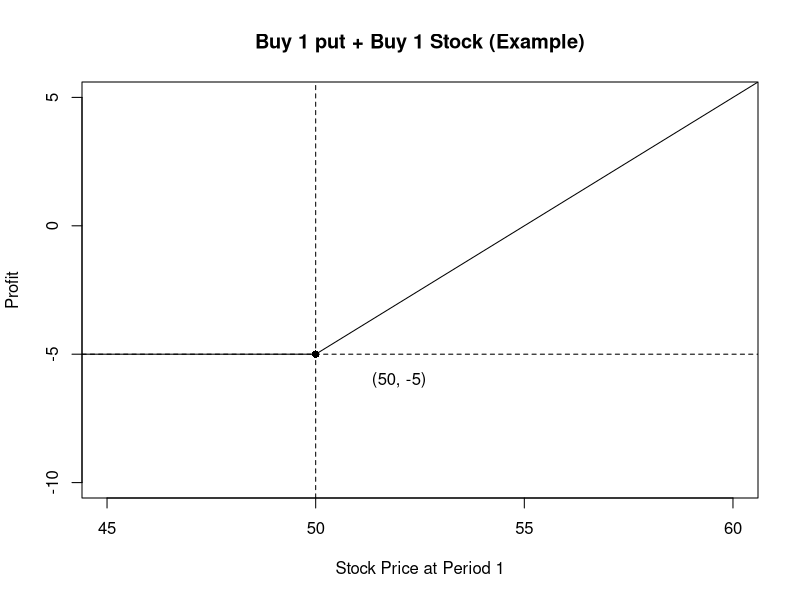
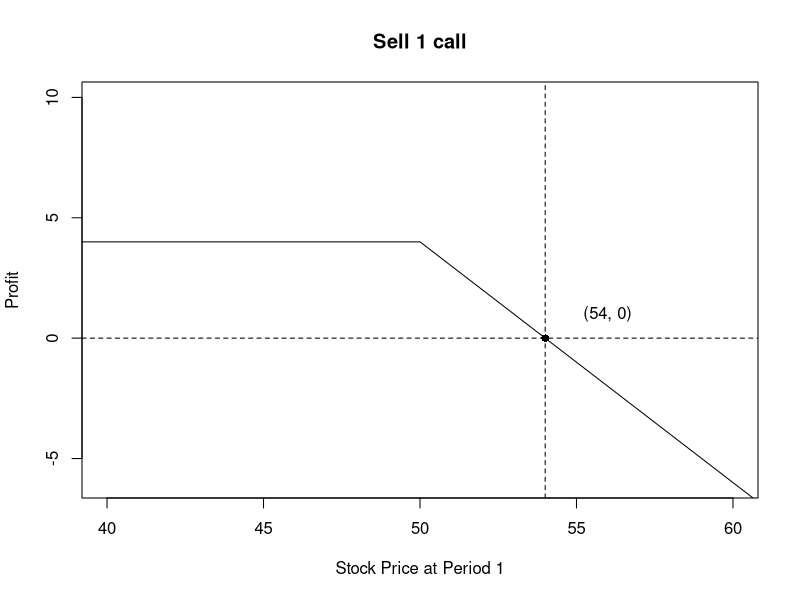
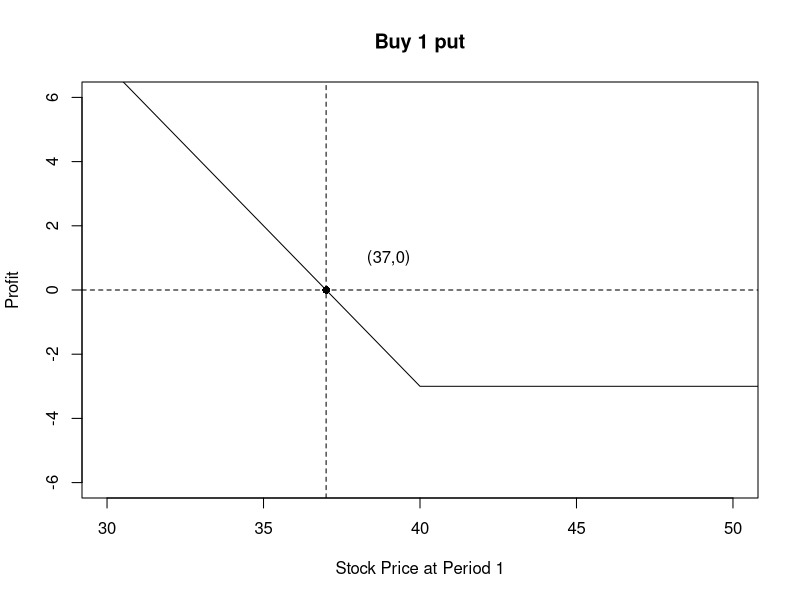
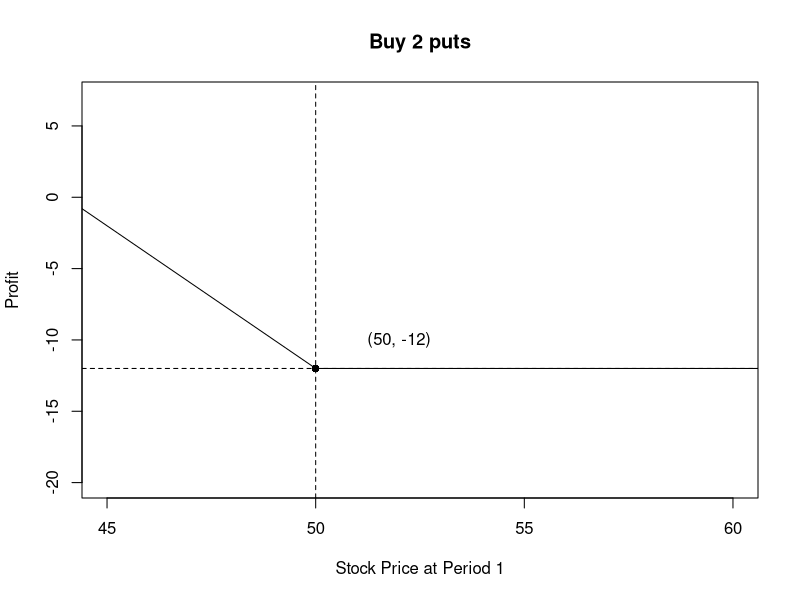
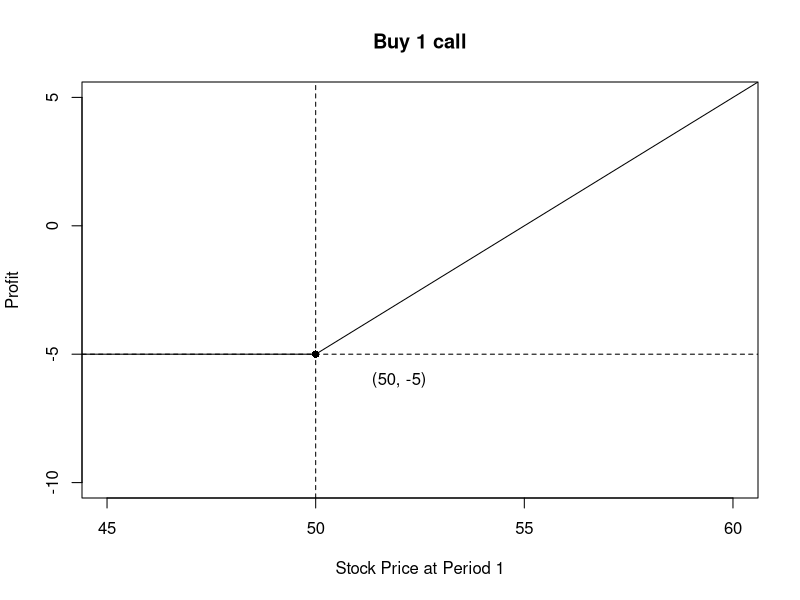
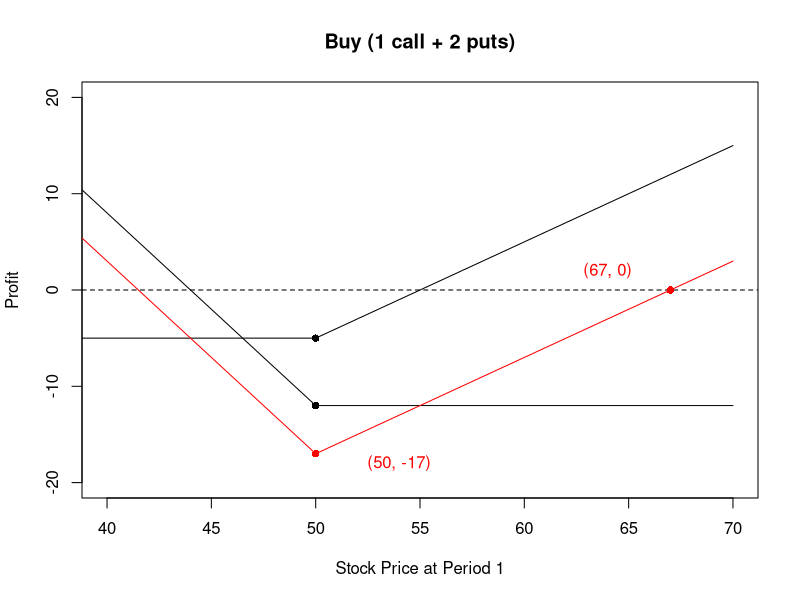
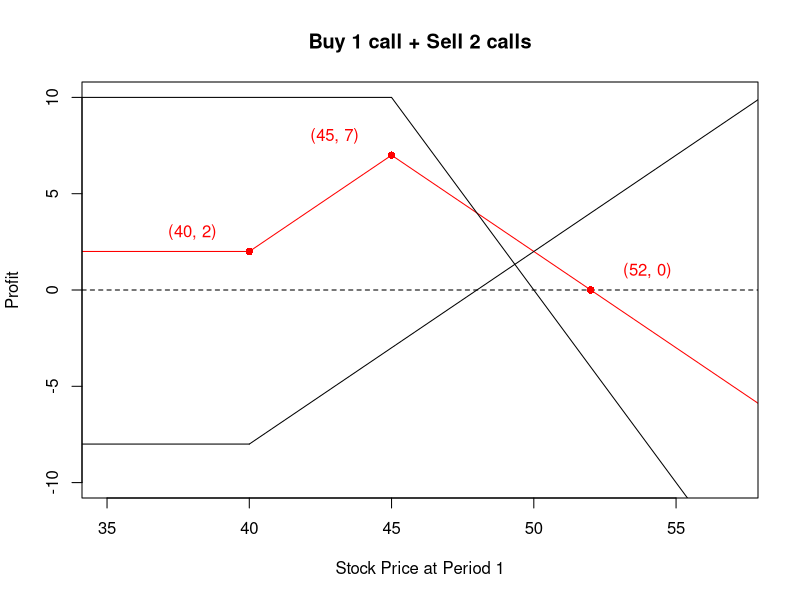
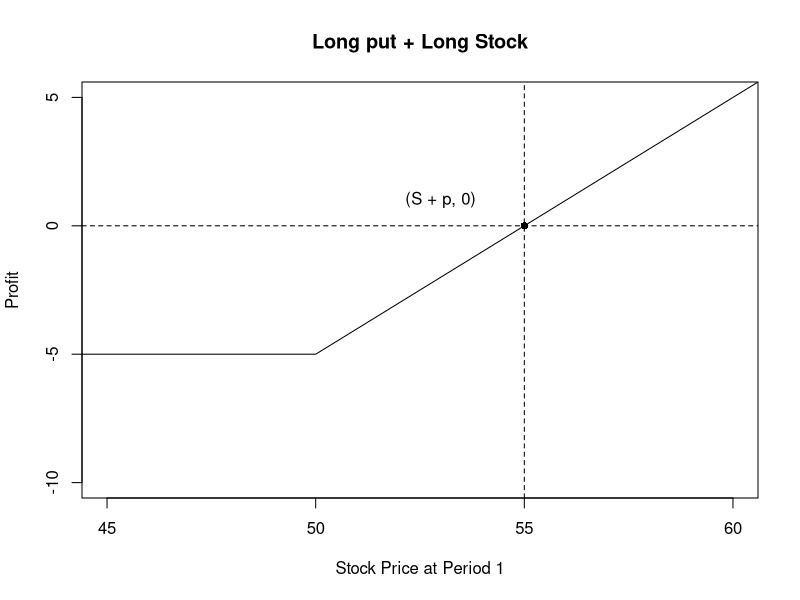

The R script that drew these images, in order:
## ---- chunk 1

x7_hw7 <- seq(30, 50)
y7_hw7 <- rep(-5, length(x7_hw7))

x8_hw7 <- seq(50, 70)
y8_hw7 <- -55 + x8_hw7

plot(c(x7_hw7, x8_hw7), c(y7_hw7, y8_hw7), type='l', xlim=c(45, 60), ylim=c(-10, 5), xlab='Stock Price at Period 1', ylab='Profit', main='Buy 1 put + Buy 1 Stock (Example)')
abline(v=50, lty='dashed') ; abline(h=-5, lty='dashed')
points(50,-5, pch=16) ; text(52,-6, '(50, -5)')

## ---- chunk 2

x_hw7 <- seq(30, 50)
y_hw7 <- rep(4,21)

x2_hw7 <- seq(50, 70)
y2_hw7 <- 54 - x2_hw7

plot(c(x_hw7,x2_hw7), c(y_hw7,y2_hw7), type='l', xlim=c(40, 60), ylim=c(-6, 10), xlab='Stock Price at Period 1', ylab='Profit', main='Sell 1 call')
abline(v=54, lty='dashed')
abline(h=0, lty='dashed')
points(54, 0, pch=16)
text(56, 1, '(54, 0)')

## ---- chunk 3

x3_hw7 <- seq(20, 40)
y3_hw7 <- 37 - x3_hw7

x4_hw7 <- seq(40, 60)
y4_hw7 <- rep(-3, length(x4_hw7))

plot(c(x3_hw7, x4_hw7), c(y3_hw7, y4_hw7), type='l', xlim=c(30, 50), ylim=c(-6,6), xlab='Stock Price at Period 1', ylab='Profit', main='Buy 1 put')
abline(v=37, lty='dashed')
abline(h=0, lty='dashed')
points(37,0,pch=16)
text(39,1, '(37,0)')

## ---- chunk 4

x6_hw7 <- seq(50, 70)
y6_hw7 <- rep(-12, length(x6_hw7))

x5_hw7 <- seq(30, 50)
y5_hw7 <- 88 - 2 * x5_hw7

plot(c(x5_hw7, x6_hw7), c(y5_hw7, y6_hw7), type='l', xlim=c(45, 60), ylim=c(-20, 7), xlab='Stock Price at Period 1', ylab='Profit', main='Buy 2 puts')
abline(v=50, lty='dashed')
abline(h=-12, lty='dashed')
points(50,-12,pch=16)
text(52,-10, '(50, -12)')

x7_hw7 <- seq(30, 50)
y7_hw7 <- rep(-5, length(x7_hw7))

x8_hw7 <- seq(50, 70)
y8_hw7 <- -55 + x8_hw7

plot(c(x7_hw7, x8_hw7), c(y7_hw7, y8_hw7), type='l', xlim=c(45, 60), ylim=c(-10, 5), xlab='Stock Price at Period 1', ylab='Profit', main='Buy 1 call')
abline(v=50, lty='dashed')
abline(h=-5, lty='dashed')
points(50,-5, pch=16)
text(52,-6, '(50, -5)')

plot(c(x7_hw7, x8_hw7), c(y7_hw7, y8_hw7), type='l', xlim=c(40, 70), ylim=c(-20, 20), xlab='Stock Price at Period 1', ylab='Profit', main='Buy (1 call + 2 puts)')
lines(c(x5_hw7, x6_hw7), c(y5_hw7, y6_hw7))
lines(c(x5_hw7, x6_hw7), c(y5_hw7 + y7_hw7, y6_hw7 + y8_hw7), col='red')
points(50, -5, pch=16)
points(50, -12, pch=16)
points(50, -17, pch=16, col='red')
abline(h=0, lty='dashed')
points(67, 0, pch=16, col='red')
text(54, -18, '(50, -17)', col='red')
text(64, 2, '(67, 0)', col='red')

## ---- chunk 5

x9_hw7 <- seq(20, 40)
y9_hw7 <- rep(2, length(x9_hw7))

x10_hw7 <- seq(40, 45)
y10_hw7 <- x10_hw7 - 38

x11_hw7 <- seq(45, 60)
y11_hw7 <- 52 - x11_hw7

x12_hw7 <- seq(20, 45)
y12_hw7 <- rep(10, length(x12_hw7))

x13_hw7 <- seq(45, 60)
y13_hw7 <- 100 - 2 * x13_hw7

x14_hw7 <- seq(20, 40)
y14_hw7 <- rep(-8, length(x14_hw7))

x15_hw7 <- seq(40, 60)
y15_hw7 <- x15_hw7 - 48

plot(c(x9_hw7, x10_hw7, x11_hw7), c(y9_hw7, y10_hw7, y11_hw7), type='l', col='red', xlim=c(35, 57), ylim=c(-10,10),
     xlab='Stock Price at Period 1', ylab='Profit', main='Buy 1 call + Sell 2 calls')
lines(x12_hw7, y12_hw7)
lines(x13_hw7, y13_hw7)
lines(x14_hw7, y14_hw7)
lines(x15_hw7, y15_hw7)
abline(h=0, lty='dashed')
points(40, 2, pch=16, col='red')
points(45, 7, pch=16, col='red')
points(52, 0, pch=16, col='red')
text(38, 3, '(40, 2)', col='red')
text(43, 8, '(45, 7)', col='red')
text(54, 1, '(52, 0)', col='red')

## ---- chunk 6

plot(c(x7_hw7, x8_hw7), c(y7_hw7, y8_hw7), type='l', xlim=c(45, 60), ylim=c(-10, 5), xlab='Stock Price at Period 1', ylab='Profit', main='Long put + Long Stock')
abline(v=55, lty='dashed')
abline(h=0, lty='dashed')
points(55,0, pch=16)
text(53,1, '(S + p, 0)')

## ---- chunk 7

plot(c(x_hw7,x2_hw7), c(y_hw7,y2_hw7), type='l', xlim=c(40, 60), ylim=c(-6, 10), xlab='Stock Price at Period 1', ylab='Profit', main='Short put + Short stock')
abline(v=54, lty='dashed')
abline(h=0, lty='dashed')
points(54, 0, pch=16)
text(57, 1, '(p + S, 0)')

## ---- chunk 8

plot(c(x_hw7,x2_hw7), c(y_hw7 - 8,y2_hw7 - 8), type='l', xlim=c(40, 60), ylim=c(-6, 2), xlab='Stock Price at Period 1', ylab='Profit', main='Long call + Short stock')
abline(v=50, lty='dashed') ; abline(h=0, lty='dashed') ; points(50, -4, pch=16) ; text(54, -3.5, '(E, - c + S - E)')

## ---- chunk 9

plot(c(x7_hw7, x8_hw7), c(y7_hw7, y8_hw7), type='l', xlim=c(45, 60), ylim=c(-10, 5), xlab='Stock Price at Period 1', ylab='Profit', main='Short call + Long Stock')
abline(v=55, lty='dashed')
abline(h=0, lty='dashed')
points(55,0, pch=16)
text(53,1, '(c + S, 0)')

## ---- chunk 10

x16_hw7 <- seq(-10, 50)
y16_hw7 <- rep(-5, length(x16_hw7))

x17_hw7 <- seq(50, 60)
y17_hw7 <-  -5 - 50 + x17_hw7

x18_hw7 <- seq(60, 90)
y18_hw7 <- rep(5, length(x18_hw7))

plot(c(x16_hw7, x17_hw7, x18_hw7), c(y16_hw7, y17_hw7, y18_hw7), type='l', xlim=c(40, 70), ylim=c(-8, 8), 
     xlab='Stock Price at Period 1', ylab= 'Profit', main='Bull call spread')
abline(v=50, lty='dashed')
abline(v=60, lty='dashed')
points(50,-5, pch=16)
points(60, 5, pch=16)
text(46, -4, 'C2 - C1')
text(65, 4, 'C2 - C1 + 10')

## ---- chunk 11

plot(c(x16_hw7, x17_hw7, x18_hw7), c(y16_hw7 + 10, (-1) * y17_hw7, y18_hw7 - 10), type='l', xlim=c(40, 70), ylim=c(-8,8),
     xlab='Stock Price at Period 1', ylab= 'Profit', main='Bear put spread')
abline(v=50, lty='dashed')
abline(v=60, lty='dashed')
points(50, 5, pch=16)
points(60, -5, pch=16)
text(45, 4, '10 + P2 - P1')
text(64, -4, 'P2 - P1')

## ---- chunk 12

plot(c(x16_hw7, x17_hw7, x18_hw7), c(y16_hw7 + y16_hw7 + 10, y17_hw7 + (-1) * y17_hw7, y18_hw7 + y18_hw7 - 10), type='l', xlim=c(40, 70), ylim=c(-8,8),
     xlab='Stock Price at Period 1', ylab= 'Profit', main='Bull call Spread + Bear put spread', col='red')
lines(c(x16_hw7, x17_hw7, x18_hw7), c(y16_hw7, y17_hw7, y18_hw7), type='l') ; lines(c(x16_hw7, x17_hw7, x18_hw7), c(y16_hw7 + 10, (-1) * y17_hw7, y18_hw7 - 10), type='l') ; text(64, 4, 'Bull call') ; text(64, -4, 'Bear put')

## ---- chunk 13

plot(c(x16_hw7, x17_hw7, x18_hw7), c(y16_hw7 + 10, (-1) * y17_hw7, y18_hw7 - 10), type='l', xlim=c(40, 70), ylim=c(-8,8),
     xlab='Stock Price at Period 1', ylab= 'Profit', main='Sell one call + Buy one call')
abline(v=50, lty='dashed')
abline(v=60, lty='dashed')
points(50, 5, pch=16)
points(60, -5, pch=16)
text(46, 4, 'C1 - C2')
text(65, -4, 'C1 - C2 - 10')

